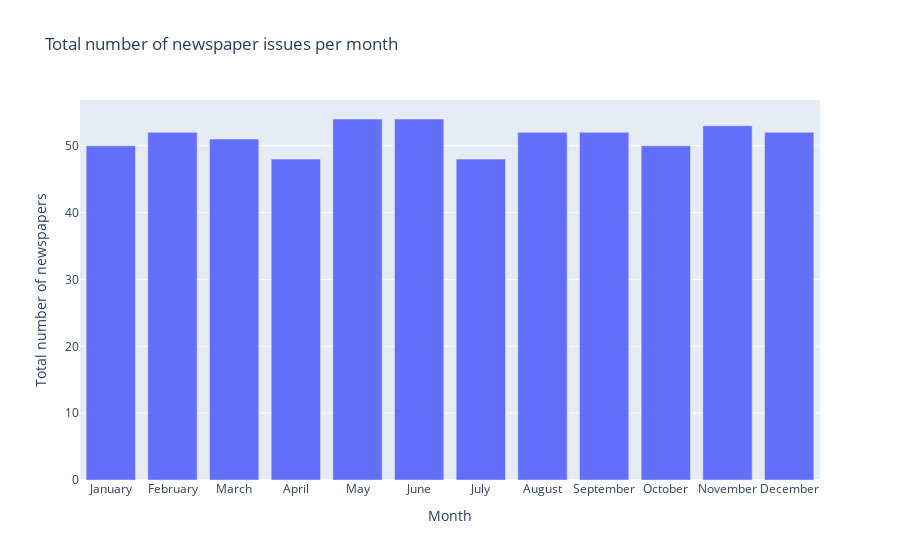

Notebook code for this chart:
### Markdown cell above
### Numbers of unique newspapers per month

### Code cell
month_values = data.groupby(['month'])['oaiIdentifier'].nunique()

fig = px.bar(data,
    x=data['month'].unique(),
    y=month_values,
    labels={'x': 'Month', 'y': 'Total number of newspapers'},
    title='Total number of newspaper issues per month'
)

fig.show()

### Figure 1 — Plotly figure (JSON) as saved in the notebook; plotly's stock layout.template omitted (floating-point values rounded to 4 significant figures)
{"data": [{"alignmentgroup": "True", "hovertemplate": "Month=%{x}<br>Total number of newspapers=%{y}<extra></extra>", "legendgroup": "", "marker": {"color": "#636efa", "pattern": {"shape": ""}}, "name": "", "offsetgroup": "", "orientation": "v", "showlegend": false, "textposition": "auto", "type": "bar", "x": ["January", "February", "March", "April", "May", "June", "July", "August", "September", "October", "November", "December"], "xaxis": "x", "y": [50, 52, 51, 48, 54, 54, 48, 52, 52, 50, 53, 52], "yaxis": "y"}], "layout": {"barmode": "relative", "legend": {"tracegroupgap": 0}, "title": {"text": "Total number of newspaper issues per month"}, "xaxis": {"anchor": "y", "domain": [0, 1], "title": {"text": "Month"}}, "yaxis": {"anchor": "x", "domain": [0, 1], "title": {"text": "Total number of newspapers"}}}}
